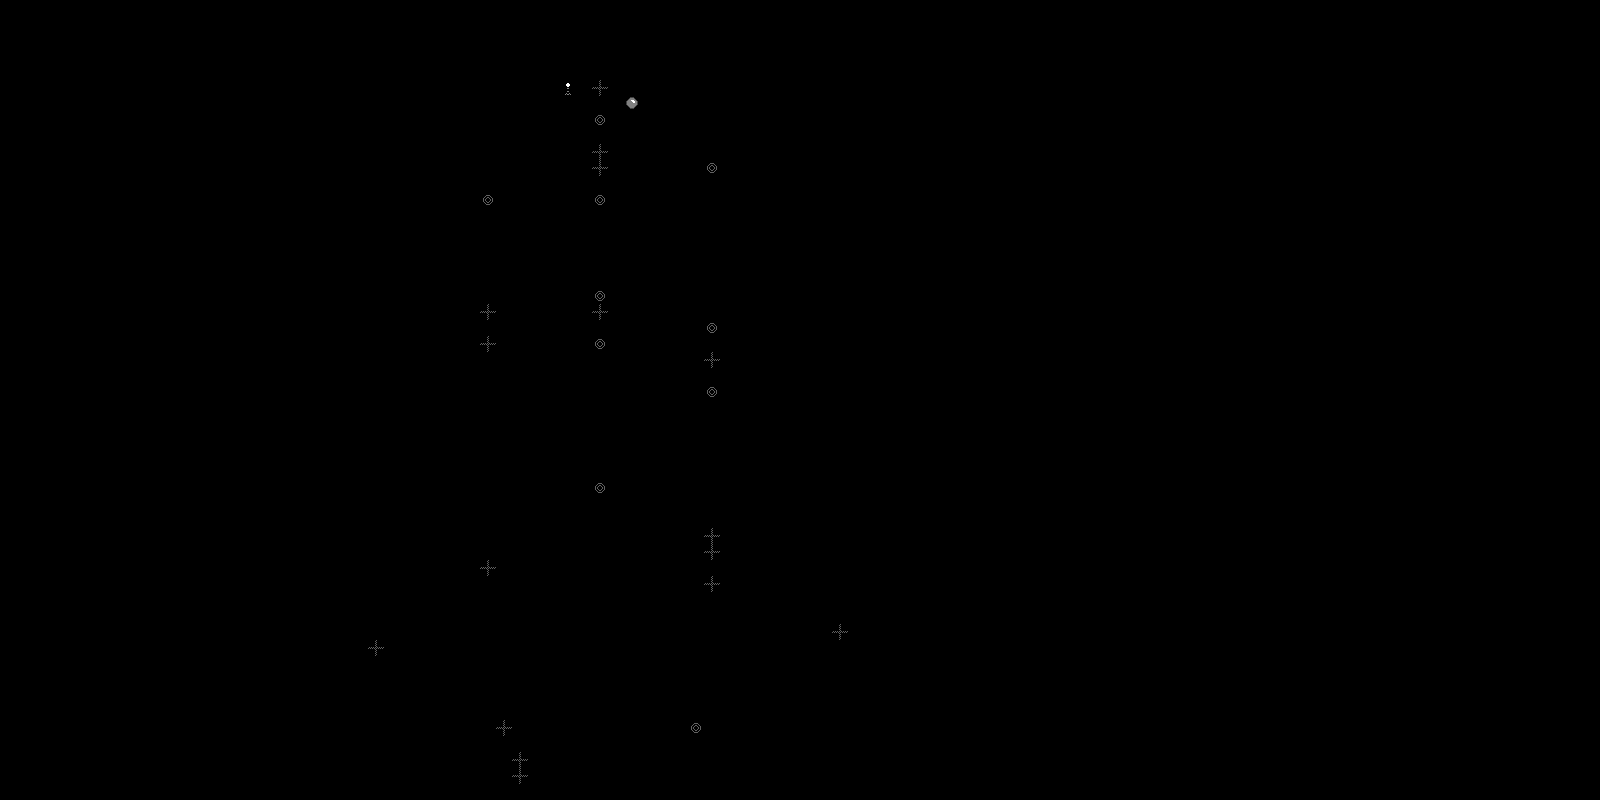

Tiled map render using the project's own tile images. Description and the map definition, with tile-layer contents summarised, below:
An orthogonal 100x50 tile map with 16x16 px tiles, 1 tile layer (Tile Layer 1).

<map version="1.0" orientation="orthogonal" width="100" height="50" tilewidth="16" tileheight="16">
 <tileset firstgid="1" source="terrain2.tsx" />
 <layer name="Tile Layer 1" width="100" height="50">
  <data>[5000 cells, 643 non-empty, 30 distinct tile ids]</data>
 </layer>
</map>
